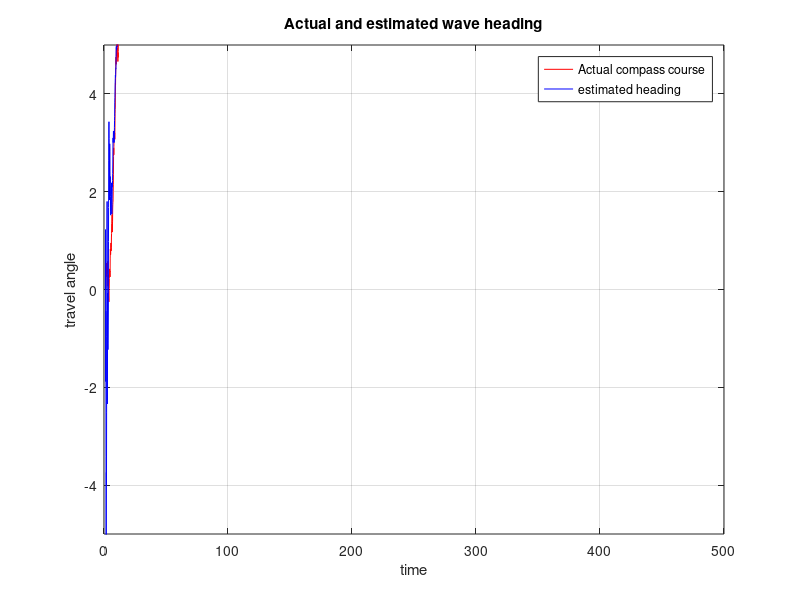

Write the MATLAB code that produced this figure.
%% code for plotting estimated and actual heading together %% 

no = importdata('53e_compass.mat'); %Import data from simulink
ff = importdata('53e_estimatedHeading.mat');
plot(1:0.1:length(no)/10,no(2,1:length(1:0.1:length(no)/10)), 'r');
hold on;
plot(1:0.1:length(ff)/10,ff(2,1:length(1:0.1:length(ff)/10)), 'b');
grid on;
title('Actual and estimated wave heading');
 axis([0 500 -5 5]);
xlabel('time');
ylabel('travel angle');
legend('Actual compass course', 'estimated heading');
hold off;